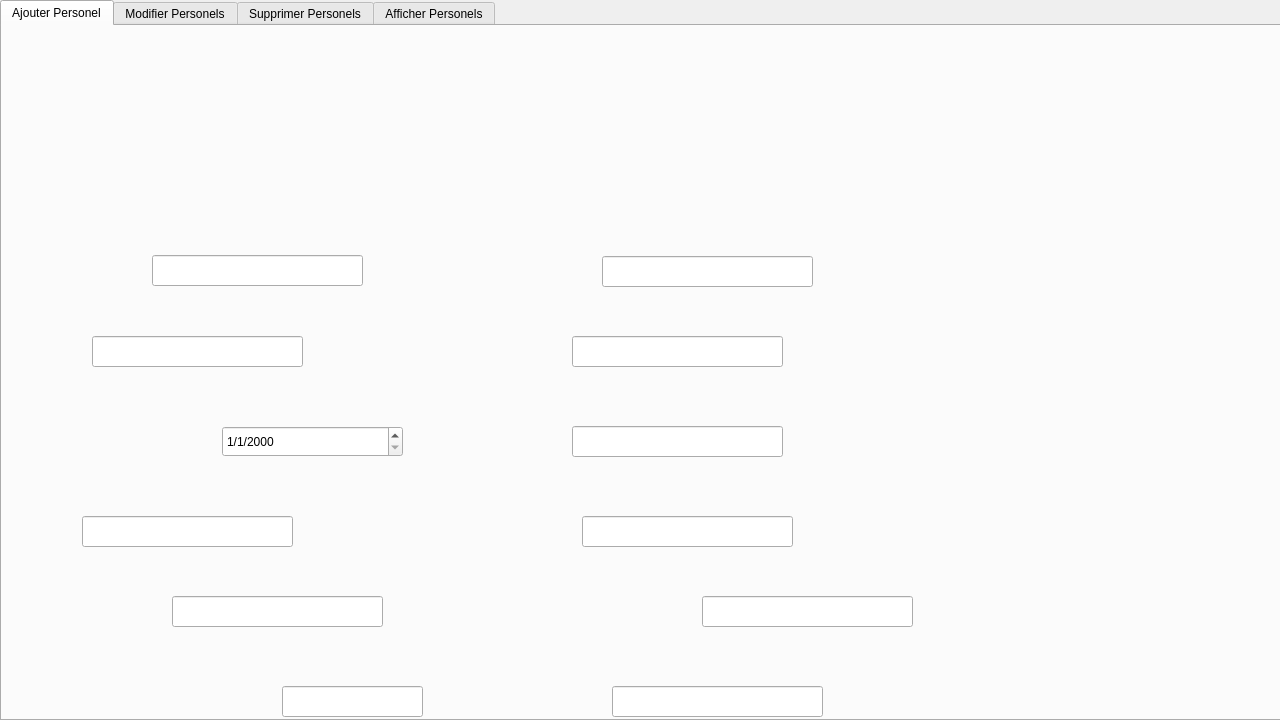
<?xml version="1.0" encoding="UTF-8"?>
<ui version="4.0">
 <class>PersonelsMed</class>
 <widget class="QDialog" name="PersonelsMed">
  <property name="geometry">
   <rect>
    <x>0</x>
    <y>0</y>
    <width>1280</width>
    <height>720</height>
   </rect>
  </property>
  <property name="minimumSize">
   <size>
    <width>1280</width>
    <height>720</height>
   </size>
  </property>
  <property name="maximumSize">
   <size>
    <width>1280</width>
    <height>720</height>
   </size>
  </property>
  <property name="baseSize">
   <size>
    <width>1280</width>
    <height>720</height>
   </size>
  </property>
  <property name="windowTitle">
   <string>MED++</string>
  </property>
  <property name="windowIcon">
   <iconset resource="reosurces.qrc">
    <normaloff>:/icon.png</normaloff>:/icon.png</iconset>
  </property>
  <widget class="QTabWidget" name="tabWidget">
   <property name="geometry">
    <rect>
     <x>0</x>
     <y>0</y>
     <width>1291</width>
     <height>721</height>
    </rect>
   </property>
   <property name="currentIndex">
    <number>0</number>
   </property>
   <widget class="QWidget" name="tab">
    <attribute name="title">
     <string>Ajouter Personel</string>
    </attribute>
    <widget class="QWidget" name="widget" native="true">
     <property name="geometry">
      <rect>
       <x>0</x>
       <y>0</y>
       <width>1281</width>
       <height>701</height>
      </rect>
     </property>
     <property name="styleSheet">
      <string notr="true">QWidget#widget{background-image: url(:/AjoutPerso.png);}</string>
     </property>
     <widget class="QLineEdit" name="Occupation">
      <property name="geometry">
       <rect>
        <x>150</x>
        <y>229</y>
        <width>211</width>
        <height>31</height>
       </rect>
      </property>
     </widget>
     <widget class="QLineEdit" name="Nom">
      <property name="geometry">
       <rect>
        <x>90</x>
        <y>310</y>
        <width>211</width>
        <height>31</height>
       </rect>
      </property>
     </widget>
     <widget class="QLineEdit" name="carteid">
      <property name="geometry">
       <rect>
        <x>80</x>
        <y>490</y>
        <width>211</width>
        <height>31</height>
       </rect>
      </property>
     </widget>
     <widget class="QLineEdit" name="Horaire">
      <property name="geometry">
       <rect>
        <x>280</x>
        <y>660</y>
        <width>141</width>
        <height>31</height>
       </rect>
      </property>
     </widget>
     <widget class="QLineEdit" name="Salaire">
      <property name="geometry">
       <rect>
        <x>170</x>
        <y>570</y>
        <width>211</width>
        <height>31</height>
       </rect>
      </property>
     </widget>
     <widget class="QLineEdit" name="Special">
      <property name="geometry">
       <rect>
        <x>600</x>
        <y>230</y>
        <width>211</width>
        <height>31</height>
       </rect>
      </property>
     </widget>
     <widget class="QLineEdit" name="Prenom">
      <property name="geometry">
       <rect>
        <x>570</x>
        <y>310</y>
        <width>211</width>
        <height>31</height>
       </rect>
      </property>
     </widget>
     <widget class="QLineEdit" name="Sexe">
      <property name="geometry">
       <rect>
        <x>570</x>
        <y>400</y>
        <width>211</width>
        <height>31</height>
       </rect>
      </property>
      <property name="text">
       <string/>
      </property>
     </widget>
     <widget class="QLineEdit" name="Tel">
      <property name="geometry">
       <rect>
        <x>580</x>
        <y>490</y>
        <width>211</width>
        <height>31</height>
       </rect>
      </property>
     </widget>
     <widget class="QLineEdit" name="LineEdit_6">
      <property name="geometry">
       <rect>
        <x>700</x>
        <y>570</y>
        <width>211</width>
        <height>31</height>
       </rect>
      </property>
     </widget>
     <widget class="QLineEdit" name="Mail">
      <property name="geometry">
       <rect>
        <x>610</x>
        <y>660</y>
        <width>211</width>
        <height>31</height>
       </rect>
      </property>
     </widget>
     <widget class="QWidget" name="widget_2" native="true">
      <property name="geometry">
       <rect>
        <x>1130</x>
        <y>399</y>
        <width>121</width>
        <height>41</height>
       </rect>
      </property>
      <widget class="QPushButton" name="save">
       <property name="geometry">
        <rect>
         <x>4</x>
         <y>-8</y>
         <width>121</width>
         <height>51</height>
        </rect>
       </property>
       <property name="styleSheet">
        <string notr="true">QPushButton{
border-style:solid;

background-color:#AARRGGBB ;
color:#fff;
border-radius:7px;
}
</string>
       </property>
       <property name="text">
        <string/>
       </property>
      </widget>
     </widget>
     <widget class="QWidget" name="widget_3" native="true">
      <property name="geometry">
       <rect>
        <x>1159</x>
        <y>80</y>
        <width>111</width>
        <height>41</height>
       </rect>
      </property>
      <widget class="QPushButton" name="retour">
       <property name="geometry">
        <rect>
         <x>0</x>
         <y>0</y>
         <width>111</width>
         <height>41</height>
        </rect>
       </property>
       <property name="styleSheet">
        <string notr="true">QPushButton{
border-style:solid;

background-color:#AARRGGBB ;
color:#fff;
border-radius:7px;
}

</string>
       </property>
       <property name="text">
        <string/>
       </property>
      </widget>
     </widget>
     <widget class="QDateEdit" name="dateEdit_2">
      <property name="geometry">
       <rect>
        <x>220</x>
        <y>400</y>
        <width>181</width>
        <height>31</height>
       </rect>
      </property>
      <property name="displayFormat">
       <string>d/M/yyyy</string>
      </property>
     </widget>
    </widget>
   </widget>
   <widget class="QWidget" name="tab_2">
    <attribute name="title">
     <string>Modifier Personels</string>
    </attribute>
    <widget class="QWidget" name="widget_6" native="true">
     <property name="geometry">
      <rect>
       <x>0</x>
       <y>0</y>
       <width>1281</width>
       <height>711</height>
      </rect>
     </property>
     <property name="styleSheet">
      <string notr="true">QWidget#widget_6
{
	background-image: url(:/ModPers.png);
}</string>
     </property>
     <widget class="QComboBox" name="comboBox">
      <property name="geometry">
       <rect>
        <x>370</x>
        <y>171</y>
        <width>161</width>
        <height>31</height>
       </rect>
      </property>
     </widget>
     <widget class="QPushButton" name="pushButton_2">
      <property name="geometry">
       <rect>
        <x>580</x>
        <y>170</y>
        <width>121</width>
        <height>41</height>
       </rect>
      </property>
      <property name="styleSheet">
       <string notr="true">QPushButton{
border-style:solid;

background-color:#AARRGGBB ;
color:#fff;
border-radius:7px;
}


</string>
      </property>
      <property name="text">
       <string/>
      </property>
     </widget>
     <widget class="QPushButton" name="retour_2">
      <property name="geometry">
       <rect>
        <x>1150</x>
        <y>60</y>
        <width>111</width>
        <height>41</height>
       </rect>
      </property>
      <property name="styleSheet">
       <string notr="true">QPushButton{
border-style:solid;

background-color:#AARRGGBB ;
color:#fff;
border-radius:7px;
}

</string>
      </property>
      <property name="text">
       <string/>
      </property>
     </widget>
     <widget class="QPushButton" name="pushButton_4">
      <property name="geometry">
       <rect>
        <x>540</x>
        <y>170</y>
        <width>31</width>
        <height>31</height>
       </rect>
      </property>
      <property name="styleSheet">
       <string notr="true">QPushButton{
border-style:solid;

background-color:#AARRGGBB ;
color:#fff;
border-radius:7px;
}

</string>
      </property>
      <property name="text">
       <string/>
      </property>
     </widget>
     <widget class="QLineEdit" name="Sexe_2">
      <property name="geometry">
       <rect>
        <x>560</x>
        <y>400</y>
        <width>211</width>
        <height>31</height>
       </rect>
      </property>
      <property name="text">
       <string/>
      </property>
     </widget>
     <widget class="QLineEdit" name="Special_2">
      <property name="geometry">
       <rect>
        <x>590</x>
        <y>230</y>
        <width>211</width>
        <height>31</height>
       </rect>
      </property>
     </widget>
     <widget class="QLineEdit" name="LineEdit_7">
      <property name="geometry">
       <rect>
        <x>690</x>
        <y>570</y>
        <width>211</width>
        <height>31</height>
       </rect>
      </property>
     </widget>
     <widget class="QLineEdit" name="Salaire_2">
      <property name="geometry">
       <rect>
        <x>160</x>
        <y>570</y>
        <width>211</width>
        <height>31</height>
       </rect>
      </property>
     </widget>
     <widget class="QLineEdit" name="carteid_2">
      <property name="geometry">
       <rect>
        <x>70</x>
        <y>490</y>
        <width>211</width>
        <height>31</height>
       </rect>
      </property>
     </widget>
     <widget class="QLineEdit" name="Tel_2">
      <property name="geometry">
       <rect>
        <x>570</x>
        <y>490</y>
        <width>211</width>
        <height>31</height>
       </rect>
      </property>
     </widget>
     <widget class="QLineEdit" name="Prenom_2">
      <property name="geometry">
       <rect>
        <x>560</x>
        <y>310</y>
        <width>211</width>
        <height>31</height>
       </rect>
      </property>
     </widget>
     <widget class="QLineEdit" name="Nom_2">
      <property name="geometry">
       <rect>
        <x>80</x>
        <y>310</y>
        <width>211</width>
        <height>31</height>
       </rect>
      </property>
     </widget>
     <widget class="QLineEdit" name="Horaire_2">
      <property name="geometry">
       <rect>
        <x>270</x>
        <y>660</y>
        <width>141</width>
        <height>31</height>
       </rect>
      </property>
     </widget>
     <widget class="QLineEdit" name="Mail_2">
      <property name="geometry">
       <rect>
        <x>600</x>
        <y>660</y>
        <width>211</width>
        <height>31</height>
       </rect>
      </property>
     </widget>
     <widget class="QLineEdit" name="Occupation_2">
      <property name="geometry">
       <rect>
        <x>140</x>
        <y>229</y>
        <width>211</width>
        <height>31</height>
       </rect>
      </property>
     </widget>
     <widget class="QPushButton" name="pushButton_5">
      <property name="geometry">
       <rect>
        <x>1124</x>
        <y>392</y>
        <width>121</width>
        <height>41</height>
       </rect>
      </property>
      <property name="styleSheet">
       <string notr="true">QPushButton{
border-style:solid;

background-color:#AARRGGBB ;
color:#fff;
border-radius:7px;
}


</string>
      </property>
      <property name="text">
       <string/>
      </property>
     </widget>
     <widget class="QDateEdit" name="dateEdit">
      <property name="geometry">
       <rect>
        <x>210</x>
        <y>411</y>
        <width>181</width>
        <height>31</height>
       </rect>
      </property>
      <property name="displayFormat">
       <string>d/M/yyyy</string>
      </property>
     </widget>
    </widget>
   </widget>
   <widget class="QWidget" name="tab_3">
    <attribute name="title">
     <string>Supprimer Personels</string>
    </attribute>
    <widget class="QWidget" name="widget_7" native="true">
     <property name="geometry">
      <rect>
       <x>0</x>
       <y>0</y>
       <width>1281</width>
       <height>691</height>
      </rect>
     </property>
     <property name="styleSheet">
      <string notr="true">QWidget#widget_7
{
	background-image: url(:/SuprimerPerso.png);
}</string>
     </property>
     <widget class="QWidget" name="widget_8" native="true">
      <property name="geometry">
       <rect>
        <x>1159</x>
        <y>80</y>
        <width>111</width>
        <height>41</height>
       </rect>
      </property>
      <widget class="QPushButton" name="pushButton_3">
       <property name="geometry">
        <rect>
         <x>0</x>
         <y>0</y>
         <width>111</width>
         <height>41</height>
        </rect>
       </property>
       <property name="styleSheet">
        <string notr="true">QPushButton{
border-style:solid;

background-color:#AARRGGBB ;
color:#fff;
border-radius:7px;
}</string>
       </property>
       <property name="text">
        <string/>
       </property>
      </widget>
     </widget>
     <widget class="QWidget" name="widget_9" native="true">
      <property name="geometry">
       <rect>
        <x>1140</x>
        <y>650</y>
        <width>121</width>
        <height>41</height>
       </rect>
      </property>
      <widget class="QPushButton" name="Delete">
       <property name="geometry">
        <rect>
         <x>4</x>
         <y>2</y>
         <width>121</width>
         <height>41</height>
        </rect>
       </property>
       <property name="styleSheet">
        <string notr="true">QPushButton{
border-style:solid;

background-color:#AARRGGBB ;
color:#fff;
border-radius:7px;
}</string>
       </property>
       <property name="text">
        <string/>
       </property>
      </widget>
     </widget>
     <widget class="QComboBox" name="comboBox_2">
      <property name="geometry">
       <rect>
        <x>410</x>
        <y>320</y>
        <width>261</width>
        <height>31</height>
       </rect>
      </property>
     </widget>
     <widget class="QTextEdit" name="textEdit">
      <property name="geometry">
       <rect>
        <x>410</x>
        <y>370</y>
        <width>491</width>
        <height>231</height>
       </rect>
      </property>
     </widget>
     <widget class="QLabel" name="label_2">
      <property name="geometry">
       <rect>
        <x>100</x>
        <y>350</y>
        <width>301</width>
        <height>81</height>
       </rect>
      </property>
      <property name="font">
       <font>
        <family>Agency FB</family>
        <pointsize>20</pointsize>
        <weight>50</weight>
        <bold>false</bold>
       </font>
      </property>
      <property name="styleSheet">
       <string notr="true">QLabel#label_2 
{

	color: rgb(79, 154, 211);
}</string>
      </property>
      <property name="text">
       <string>Raisons de suppression : </string>
      </property>
     </widget>
     <widget class="QPushButton" name="pushButton_7">
      <property name="geometry">
       <rect>
        <x>610</x>
        <y>610</y>
        <width>81</width>
        <height>31</height>
       </rect>
      </property>
      <property name="styleSheet">
       <string notr="true">QPushButton{
border-style:solid;

background-color:#AARRGGBB ;
color:rgb(79, 154, 211);
border-radius:7px;
}
</string>
      </property>
      <property name="text">
       <string>Imprimer</string>
      </property>
     </widget>
    </widget>
   </widget>
   <widget class="QWidget" name="tab_4">
    <attribute name="title">
     <string>Afficher Personels</string>
    </attribute>
    <widget class="QWidget" name="widget_4" native="true">
     <property name="geometry">
      <rect>
       <x>0</x>
       <y>0</y>
       <width>1281</width>
       <height>711</height>
      </rect>
     </property>
     <property name="styleSheet">
      <string notr="true">QWidget#widget_4
{
	background-image: url(:/AfficherPers.png);
}</string>
     </property>
     <widget class="QTableView" name="TabPers">
      <property name="geometry">
       <rect>
        <x>0</x>
        <y>240</y>
        <width>1281</width>
        <height>461</height>
       </rect>
      </property>
      <property name="textElideMode">
       <enum>Qt::ElideMiddle</enum>
      </property>
     </widget>
     <widget class="QWidget" name="widget_5" native="true">
      <property name="geometry">
       <rect>
        <x>1150</x>
        <y>79</y>
        <width>120</width>
        <height>41</height>
       </rect>
      </property>
      <widget class="QPushButton" name="pushButton">
       <property name="geometry">
        <rect>
         <x>4</x>
         <y>2</y>
         <width>111</width>
         <height>41</height>
        </rect>
       </property>
       <property name="styleSheet">
        <string notr="true">QPushButton{
border-style:solid;

background-color:#AARRGGBB ;
color:#fff;
border-radius:7px;
}</string>
       </property>
       <property name="text">
        <string/>
       </property>
      </widget>
     </widget>
     <widget class="QLabel" name="label">
      <property name="geometry">
       <rect>
        <x>10</x>
        <y>200</y>
        <width>71</width>
        <height>21</height>
       </rect>
      </property>
      <property name="font">
       <font>
        <family>Agency FB</family>
        <pointsize>16</pointsize>
       </font>
      </property>
      <property name="text">
       <string>Trier Par : </string>
      </property>
     </widget>
     <widget class="QRadioButton" name="radioButton">
      <property name="geometry">
       <rect>
        <x>80</x>
        <y>180</y>
        <width>91</width>
        <height>61</height>
       </rect>
      </property>
      <property name="text">
       <string>A-Z</string>
      </property>
     </widget>
     <widget class="QRadioButton" name="radioButton_2">
      <property name="geometry">
       <rect>
        <x>130</x>
        <y>180</y>
        <width>91</width>
        <height>61</height>
       </rect>
      </property>
      <property name="text">
       <string>Z-A</string>
      </property>
     </widget>
     <widget class="QRadioButton" name="radioButton_3">
      <property name="geometry">
       <rect>
        <x>180</x>
        <y>180</y>
        <width>121</width>
        <height>61</height>
       </rect>
      </property>
      <property name="text">
       <string>Durée du contrat ↑</string>
      </property>
     </widget>
     <widget class="QRadioButton" name="radioButton_4">
      <property name="geometry">
       <rect>
        <x>300</x>
        <y>180</y>
        <width>121</width>
        <height>61</height>
       </rect>
      </property>
      <property name="text">
       <string>Salaire ↑</string>
      </property>
     </widget>
     <widget class="QRadioButton" name="radioButton_5">
      <property name="geometry">
       <rect>
        <x>490</x>
        <y>180</y>
        <width>121</width>
        <height>61</height>
       </rect>
      </property>
      <property name="text">
       <string>Salaire ↓</string>
      </property>
     </widget>
     <widget class="QRadioButton" name="radioButton_6">
      <property name="geometry">
       <rect>
        <x>370</x>
        <y>180</y>
        <width>121</width>
        <height>61</height>
       </rect>
      </property>
      <property name="text">
       <string>Durée du contrat ↓</string>
      </property>
     </widget>
     <widget class="QRadioButton" name="radioButton_7">
      <property name="geometry">
       <rect>
        <x>560</x>
        <y>180</y>
        <width>91</width>
        <height>61</height>
       </rect>
      </property>
      <property name="text">
       <string>Remise</string>
      </property>
     </widget>
     <widget class="QLineEdit" name="lineEdit">
      <property name="geometry">
       <rect>
        <x>1102</x>
        <y>200</y>
        <width>161</width>
        <height>20</height>
       </rect>
      </property>
     </widget>
     <widget class="QPushButton" name="pushButton_6">
      <property name="geometry">
       <rect>
        <x>1010</x>
        <y>200</y>
        <width>75</width>
        <height>23</height>
       </rect>
      </property>
      <property name="text">
       <string>Chercher</string>
      </property>
     </widget>
    </widget>
   </widget>
  </widget>
 </widget>
 <resources>
  <include location="reosurces.qrc"/>
 </resources>
 <connections/>
</ui>
